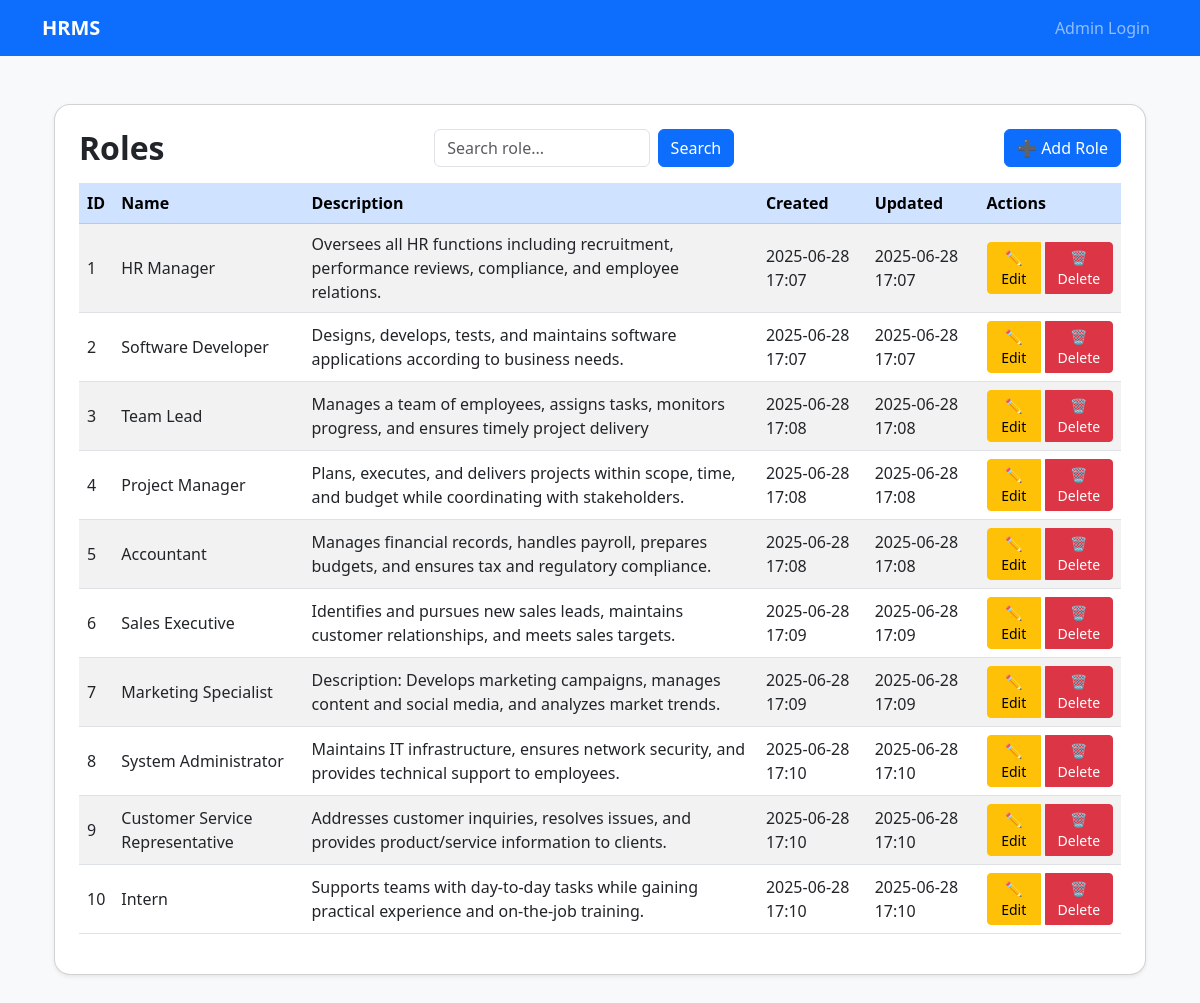
/departments/roles/, run on the app's committed database.
### departments/models.py (models this page shows, shortened)
class Role(models.Model):
    role_id = models.AutoField(primary_key=True)
    role_name = models.CharField(max_length=100, unique=True)
    description = models.CharField(max_length=200, blank=True, null=True)
    created_at = models.DateTimeField(auto_now_add=True)
    updated_at = models.DateTimeField(auto_now=True)

### departments/views.py (the view)
# urls.py: path('roles/', views.role_list, name='role_list'),
def role_list(request):
    query = request.GET.get('q')
    if query:
        roles = Role.objects.filter(role_name__icontains=query)
    else:
        roles = Role.objects.all()
    return render(request, 'departments/role_list.html', {'roles': roles, 'query': query})

### templates/departments/role_list.html (shortened to what this page needs)
{% extends 'departments/base.html' %}
{% block content %}
<div class="container my-5">
    <div class="card shadow-sm rounded-4 p-4">
        <div class="d-flex justify-content-between align-items-center mb-3">
            <h2 class="fw-bold mb-0">Roles</h2>
            <form method="GET" class="d-flex" style="max-width: 300px;">
                <input type="text" name="q" class="form-control me-2" placeholder="Search role..." value="{{ query|default:'' }}">
                <button type="submit" class="btn btn-primary">Search</button>
            </form>
            <a href="{% url 'role_add' %}" class="btn btn-primary">
                ➕ Add Role
            </a>
        </div>
        <div class="table-responsive">
            <table class="table table-hover table-striped align-middle">
                <thead class="table-primary">
                    <tr>
                        <th>ID</th>
                        <th>Name</th>
                        <th>Description</th>
                        <th>Created</th>
                        <th>Updated</th>
                        <th>Actions</th>
                    </tr>
                </thead>
                <tbody>
                    {% for role in roles %}
                    <tr>
                        <td>{{ role.role_id }}</td>
                        <td>{{ role.role_name }}</td>
                        <td>{{ role.description }}</td>
                        <td>{{ role.created_at|date:"Y-m-d H:i" }}</td>
                        <td>{{ role.updated_at|date:"Y-m-d H:i" }}</td>
                        <td>
                            <div class="btn-group" role="group">
                                <a href="{% url 'role_edit' role.role_id %}" class="btn btn-warning btn-sm">✏️ Edit</a>
                                <a href="{% url 'role_delete' role.role_id %}" class="btn btn-danger btn-sm ms-1">🗑️ Delete</a>
                            </div>
                        </td>
                    </tr>
                    {% empty %}
                    <tr>
                        <td colspan="6" class="text-center text-muted">No roles found.</td>
                    </tr>
                    {% endfor %}
                </tbody>
            </table>
        </div>
    </div>
</div>
{% endblock %}

### templates/departments/base.html (style rules this page uses)
body { background-color: #f8f9fa; }

### data on the page
Role: role_id "1", role_name "HR Manager", description "Oversees all HR functions including recruitment, performance reviews, compliance, and employee relations.", created_at "2025-06-28 17:07", updated_at "2025-06-28 17:07"
Role: role_id "2", role_name "Software Developer", description "Designs, develops, tests, and maintains software applications according to business needs.", created_at "2025-06-28 17:07", updated_at "2025-06-28 17:07"
Role: role_id "3", role_name "Team Lead", description "Manages a team of employees, assigns tasks, monitors progress, and ensures timely project delivery", created_at "2025-06-28 17:08", updated_at "2025-06-28 17:08"
Role: role_id "4", role_name "Project Manager", description "Plans, executes, and delivers projects within scope, time, and budget while coordinating with stakeholders.", created_at "2025-06-28 17:08", updated_at "2025-06-28 17:08"
Role: role_id "5", role_name "Accountant", description "Manages financial records, handles payroll, prepares budgets, and ensures tax and regulatory compliance.", created_at "2025-06-28 17:08", updated_at "2025-06-28 17:08"
Role: role_id "6", role_name "Sales Executive", description "Identifies and pursues new sales leads, maintains customer relationships, and meets sales targets.", created_at "2025-06-28 17:09", updated_at "2025-06-28 17:09"
Role: role_id "7", role_name "Marketing Specialist", description "Description: Develops marketing campaigns, manages content and social media, and analyzes market trends.", created_at "2025-06-28 17:09", updated_at "2025-06-28 17:09"
Role: role_id "8", role_name "System Administrator", description "Maintains IT infrastructure, ensures network security, and provides technical support to employees.", created_at "2025-06-28 17:10", updated_at "2025-06-28 17:10"
Role: role_id "9", role_name "Customer Service Representative", description "Addresses customer inquiries, resolves issues, and provides product/service information to clients.", created_at "2025-06-28 17:10", updated_at "2025-06-28 17:10"
Role: role_id "10", role_name "Intern", description "Supports teams with day-to-day tasks while gaining practical experience and on-the-job training.", created_at "2025-06-28 17:10", updated_at "2025-06-28 17:10"
